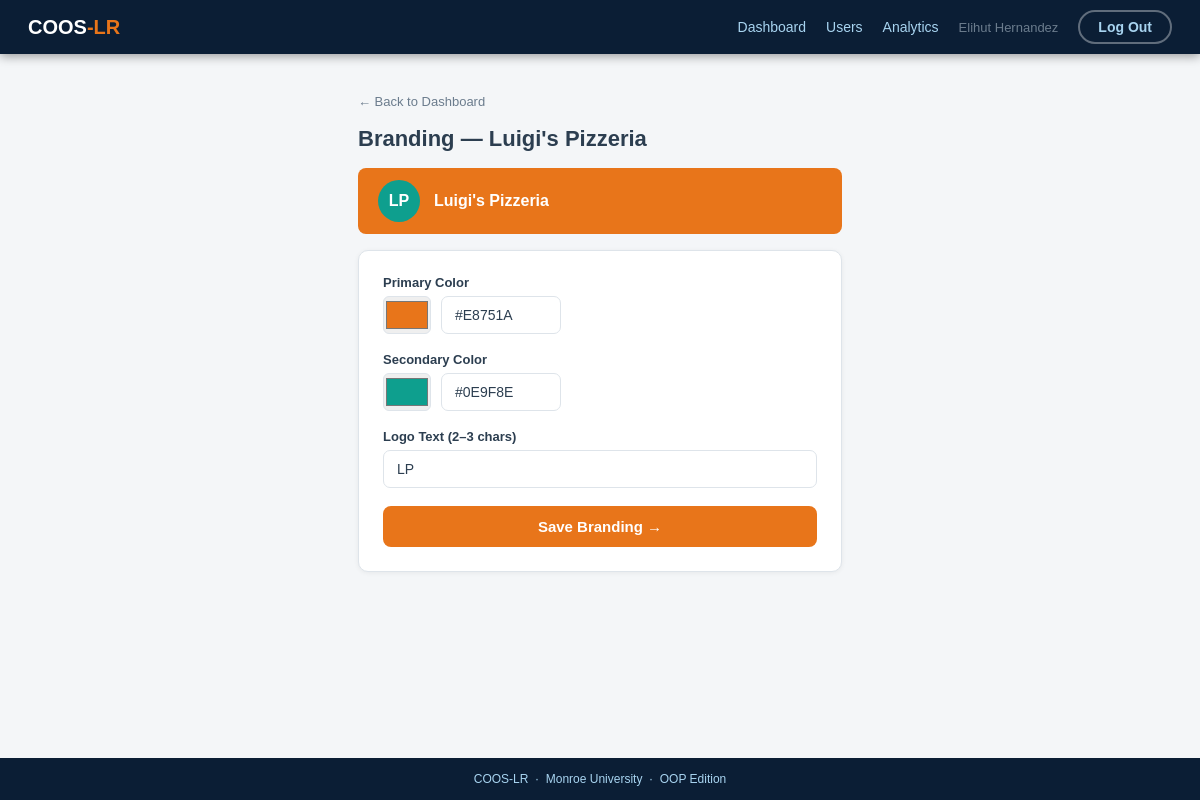
The app's page /admin/branding/1 (signed in) with its own data.
### coos_lr_oopv.py (models this page shows, shortened)
class Tenant(db.Model):
    __tablename__ = 'tenants'
    tenant_id = db.Column(db.Integer, primary_key=True)
    name = db.Column(db.String, nullable=False)
    subdomain = db.Column(db.String, unique=True, nullable=False)
    owner_name = db.Column(db.String, nullable=False)
    phone = db.Column(db.String)
    address = db.Column(db.String)
    is_active = db.Column(db.Integer, default=1, nullable=False)
    branding = db.relationship('TenantBranding', backref='tenant', uselist=False, cascade="all, delete-orphan")
    menu_items = db.relationship('MenuItem', backref='tenant', lazy=True)
    orders = db.relationship('Order', backref='tenant', lazy=True)
    @staticmethod
    def get_by_id(tid): return db.session.get(Tenant, tid)
    def get_branding(self): return self.branding

class TenantBranding(db.Model):
    __tablename__ = 'tenant_branding'
    tenant_id = db.Column(db.Integer, db.ForeignKey('tenants.tenant_id'), primary_key=True)
    primary_color = db.Column(db.String, default='#E8751A', nullable=False)
    secondary_color = db.Column(db.String, default='#0E9F8E', nullable=False)
    logo_text = db.Column(db.String, default='LP', nullable=False)

### coos_lr_oopv.py (the view)
@app.route("/admin/branding/<int:tid>", methods=["GET","POST"])
@login_required(role="admin")
def admin_branding(tid):
    tenant = Tenant.get_by_id(tid)
    br = tenant.get_branding()
    if request.method == "POST":
        br.save(request.form["pc"], request.form["sc"], request.form["lt"])
        flash(f'Branding for "{tenant.name}" updated.', "success")
        return redirect("/admin")
    return render_template("admin_branding.html", tenant=tenant, br=br)

### coos_lr_oopv.py (called while the page is built)
def login_required(role=None):
    def dec(f):
        @wraps(f)
        def wrapper(*a, **kw):
            if "user_id" not in session:
                flash("Please log in.", "warning")
                return redirect(url_for("login"))
            if role and session.get("role") != role:
                flash("Access denied.", "danger")
                return redirect(url_for("index"))
            return f(*a, **kw)
        return wrapper
    return dec

### templates/admin_branding.html (shortened to what this page needs)
{% extends "base.html" %}
{% block content %}
<div class="page" style="max-width:540px">
  <a href="/admin" style="font-size:13px;color:var(--sub)">← Back to Dashboard</a>
  <h2 style="font-size:22px;font-weight:700;margin:16px 0 4px">Branding — {{ tenant.name }}</h2>
  <div id="prev" style="background:{{ br.primary_color }};padding:12px 20px;border-radius:8px;margin:16px 0;display:flex;align-items:center;gap:14px">
    <div id="prev-logo" style="width:42px;height:42px;border-radius:50%;background:{{ br.secondary_color }};color:#fff;font-weight:700;font-size:16px;display:flex;align-items:center;justify-content:center">{{ br.logo_text }}</div>
    <span style="color:#fff;font-weight:700;font-size:16px">{{ tenant.name }}</span>
  </div>
  <div class="card">
    <form method="POST">
      <div class="fg"><label class="lbl">Primary Color</label>
        <div style="display:flex;gap:10px;align-items:center">
          <input type="color" name="pc" value="{{ br.primary_color }}" id="pc" style="width:48px;height:38px;border:1px solid var(--border);border-radius:6px;cursor:pointer" oninput="document.getElementById('prev').style.background=this.value"/>
          <input type="text" value="{{ br.primary_color }}" class="inp" style="width:120px" oninput="document.getElementById('pc').value=this.value;document.getElementById('prev').style.background=this.value"/>
        </div>
      </div>
      <div class="fg"><label class="lbl">Secondary Color</label>
        <div style="display:flex;gap:10px;align-items:center">
          <input type="color" name="sc" value="{{ br.secondary_color }}" id="sc" style="width:48px;height:38px;border:1px solid var(--border);border-radius:6px;cursor:pointer" oninput="document.getElementById('prev-logo').style.background=this.value"/>
          <input type="text" value="{{ br.secondary_color }}" class="inp" style="width:120px" oninput="document.getElementById('sc').value=this.value;document.getElementById('prev-logo').style.background=this.value"/>
        </div>
      </div>
      <div class="fg"><label class="lbl">Logo Text (2–3 chars)</label>
        <input type="text" name="lt" maxlength="4" class="inp" value="{{ br.logo_text }}" oninput="document.getElementById('prev-logo').textContent=this.value"/>
      </div>
      <button type="submit" class="btn btn-o btn-w" style="margin-top:6px">Save Branding →</button>
    </form>
  </div>
</div>
{% endblock %}

### templates/base.html (style rules this page uses)
:root { --navy:#0B1E35; --mid-navy:#132944; --orange:#E8751A; --teal:#0E9F8E; --sky:#4DA6D9; --lsky:#A8D4F0; --green:#1A8C5A; --steel:#1D6FAB; --amber:#C47A0A; --white:#FFFFFF; --bg:#F4F6F8; --text:#2C3E50; --sub:#6B7C8D; --border:#DEE4EA; }
*,*::before,*::after { box-sizing:border-box;margin:0;padding:0 }
body { font-family:Calibri,Arial,sans-serif;background:var(--bg);color:var(--text);min-height:100vh;display:flex;flex-direction:column }
a { color:var(--orange);text-decoration:none }
.page { padding:28px;max-width:1280px;margin:0 auto;width:100% }
.card { background:#fff;border-radius:10px;border:1px solid var(--border);padding:24px;box-shadow:0 1px 5px rgba(0,0,0,.06) }
.btn { display:inline-block;padding:9px 22px;border-radius:8px;font-size:13px;font-weight:700;cursor:pointer;border:none;text-align:center;transition:filter .15s }
.btn-o { background:var(--orange);color:#fff }
.btn-w { width:100%;display:block;padding:12px;font-size:15px }
.fg { margin-bottom:18px }
.lbl { display:block;font-size:13px;font-weight:700;margin-bottom:6px }
.inp { width:100%;padding:10px 13px;border:1.5px solid var(--border);border-radius:7px;font-size:14px;font-family:inherit;color:var(--text);background:#fff;transition:border-color .2s }

### records on screen
Tenant: name "Luigi's Pizzeria"
TenantBranding: logo_text "LP", pc "#e8751a", primary_color "#E8751A", sc "#0e9f8e", secondary_color "#0E9F8E", lt "LP"

### other values on screen
{{ session.get('full_name', '') }} "Elihut Hernandez"
